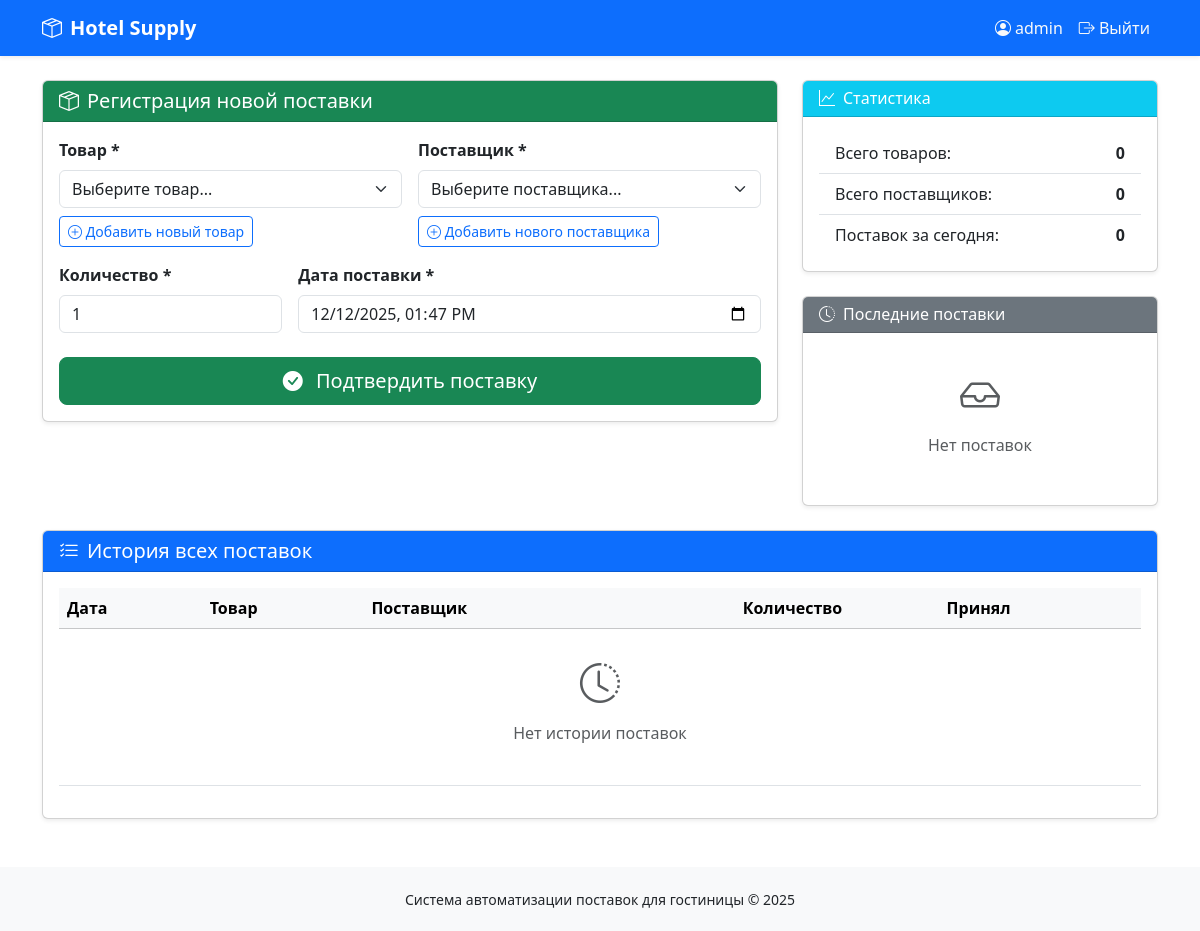
Before: /supply/ (signed in) with the older database file.
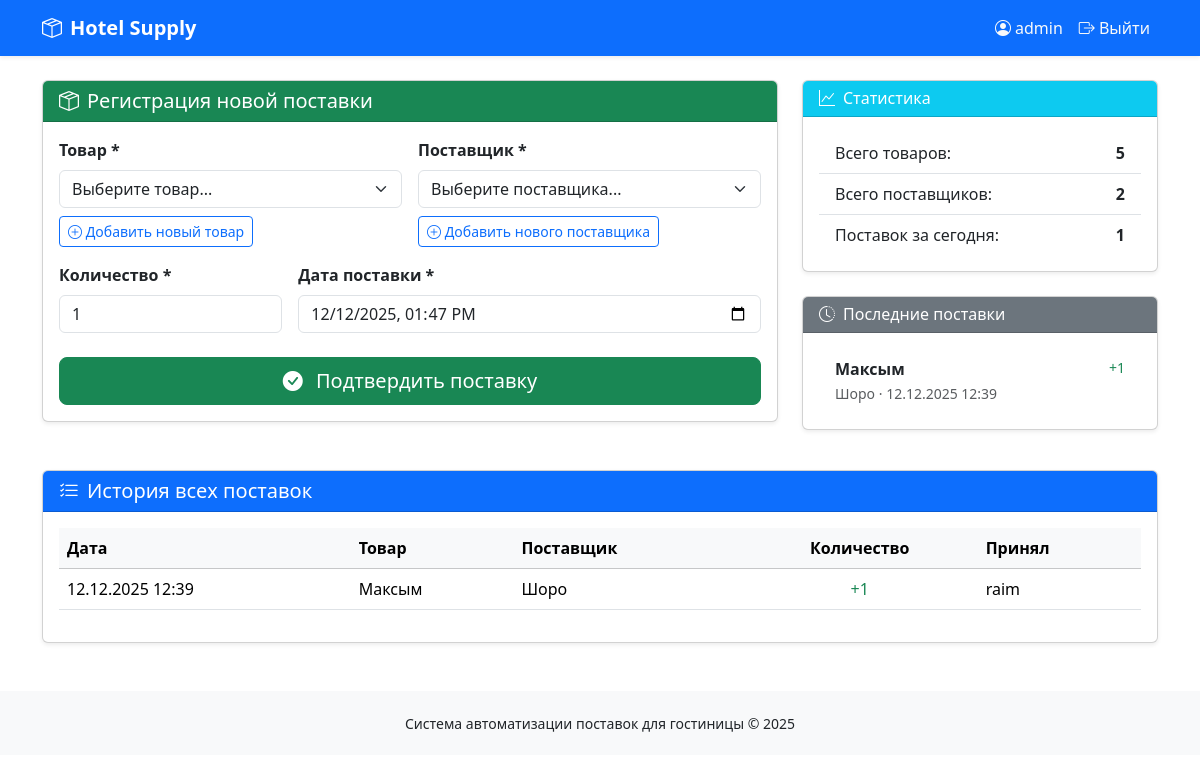
After: the same page with the newer database file.
### inventory/models.py (models this page shows, shortened)
class Supply(models.Model):
    product = models.ForeignKey(Product, on_delete=models.CASCADE, verbose_name='Товар')
    supplier = models.ForeignKey(Supplier, on_delete=models.CASCADE, verbose_name='Поставщик')
    quantity = models.IntegerField(verbose_name='Количество')
    date = models.DateTimeField(auto_now_add=True, verbose_name='Дата поставки')
    created_by = models.ForeignKey(User, on_delete=models.SET_NULL, null=True, blank=True,
                                   verbose_name='Оформил')
    class Meta:
        ordering = ['-date']
        verbose_name = 'Поставка'
        verbose_name_plural = 'Поставки'

class Product(models.Model):
    name = models.CharField(max_length=255)
    quantity = models.IntegerField(default=0)
    class Meta:
        verbose_name = 'Товар'
        verbose_name_plural = 'Товары'

class Supplier(models.Model):
    name = models.CharField(max_length=255)
    phone = models.CharField(max_length=50, blank=True, null=True)
    address = models.TextField(blank=True, null=True)
    class Meta:
        verbose_name = 'Поставщик'
        verbose_name_plural = 'Поставщики'

### accounts/decorators.py (the view, shortened to what this page needs)
        def wrapper_func(request, *args, **kwargs):
            if not request.user.is_authenticated:
                messages.error(request, "Требуется авторизация")
                return redirect('login')
            if request.user.is_superuser:
                return view_func(request, *args, **kwargs)

### inventory/views.py (called while the page is built, shortened)
@login_required
@allowed_roles(['admin', 'manager'])
def supply(request):
    products = Product.objects.all().order_by('name')
    suppliers = Supplier.objects.all().order_by('name')
    today = timezone.now().date()
    today_supplies = Supply.objects.filter(date__date=today).count()
    recent_supplies = Supply.objects.all().order_by('-date')[:5]
    all_supplies = Supply.objects.all().order_by('-date')[:20]
    current_datetime = timezone.now().strftime('%Y-%m-%dT%H:%M')
    return render(request, "supply.html", {
        "products": products,
        "suppliers": suppliers,
        "today_supplies": today_supplies,
        "recent_supplies": recent_supplies,
        "all_supplies": all_supplies,
        "current_datetime": current_datetime
    })

### templates/supply.html (shortened to what the changed rows need)
{% extends 'base.html' %}
{% block content %}
<div class="row">
    <div class="col-lg-4">
        <div class="card shadow-sm mb-4">
            <div class="card-body">
                <ul class="list-group list-group-flush">
                    <li class="list-group-item d-flex justify-content-between">
                        <span>Всего товаров:</span>
                        <strong>{{ products|length }}</strong>
                    </li>
                    <li class="list-group-item d-flex justify-content-between">
                        <span>Всего поставщиков:</span>
                        <strong>{{ suppliers|length }}</strong>
                    </li>
                    <li class="list-group-item d-flex justify-content-between">
                        <span>Поставок за сегодня:</span>
                        <strong>{{ today_supplies }}</strong>
                    </li>
                </ul>
            </div>
        </div>
        <div class="card shadow-sm">
            <div class="card-body">
                <div class="list-group list-group-flush">
                    {% for supply in recent_supplies %}
                    <div class="list-group-item">
                        <div class="d-flex w-100 justify-content-between">
                            <strong>{{ supply.product.name }}</strong>
                            <small class="text-success">+{{ supply.quantity }}</small>
                        </div>
                        <small class="text-muted">
                            {{ supply.supplier.name }} · {{ supply.date|date:"d.m.Y H:i" }}
                        </small>
                    </div>
                    {% empty %}
                    <div class="text-center text-muted py-3">
                        <i class="bi bi-inbox fs-1"></i>
                        <p class="mt-2">Нет поставок</p>
                    </div>
                    {% endfor %}
                </div>
            </div>
        </div>
    </div>
</div>
<div class="card shadow-sm mt-4">
    <div class="card-body">
        <div class="table-responsive">
            <table class="table table-hover">
                <thead class="table-light">
                    <tr>
                        <th>Дата</th>
                        <th>Товар</th>
                        <th>Поставщик</th>
                        <th class="text-center">Количество</th>
                        <th>Принял</th>
                    </tr>
                </thead>
                <tbody>
                    {% for supply in all_supplies %}
                    <tr>
                        <td>{{ supply.date|date:"d.m.Y H:i" }}</td>
                        <td>{{ supply.product.name }}</td>
                        <td>{{ supply.supplier.name }}</td>
                        <td class="text-center text-success">+{{ supply.quantity }}</td>
                        <td>
                            {% if supply.created_by %}
                                {{ supply.created_by.username }}
                            {% else %}
                                <span class="text-muted">Система</span>
                            {% endif %}
                        </td>
                    </tr>
                    {% empty %}
                    <tr>
                        <td colspan="5" class="text-center text-muted py-4">
                            <i class="bi bi-clock-history fs-1"></i>
                            <p class="mt-2">Нет истории поставок</p>
                        </td>
                    </tr>
                    {% endfor %}
                </tbody>
            </table>
        </div>
    </div>
</div>
{% endblock %}

Changed rows visible on the page:
added Supply: product.name "Максым", quantity "1", supplier.name "Шоро", date "12.12.2025 12:39", created_by.username "raim"
Other visible differences:
{{ products|length }}: "0" → "5"
{{ suppliers|length }}: "0" → "2"
{{ today_supplies }}: "0" → "1"
text no longer shown: "Нет поставок Нет истории поставок"
